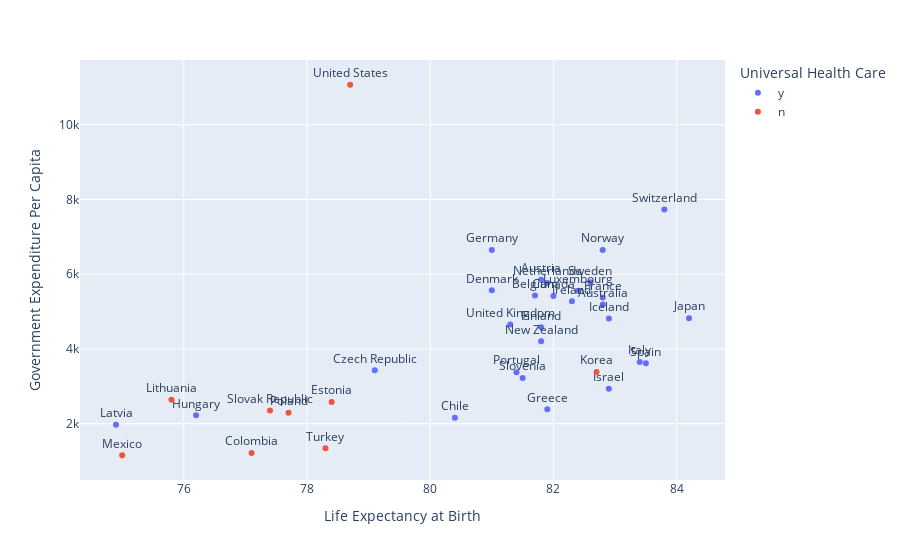

Here is the notebook cell this chart was saved with:
### Code cell
fig = px.scatter(world_data, x='Life Expectancy at Birth',
                y='Government Expenditure Per Capita', color = 'Universal Health Care', 
                 text='Country')
fig.update_traces(textposition='top center')

fig.show()

### Figure 1 — Plotly figure (JSON) as saved in the notebook; plotly's stock layout.template omitted (floating-point values rounded to 4 significant figures)
{"data": [{"hovertemplate": "Universal Health Care=y<br>Life Expectancy at Birth=%{x}<br>Government Expenditure Per Capita=%{y}<br>Country=%{text}<extra></extra>", "legendgroup": "y", "marker": {"color": "#636efa", "symbol": "circle"}, "mode": "markers+text", "name": "y", "orientation": "v", "showlegend": true, "text": ["Australia", "Austria", "Belgium", "Canada", "Chile", "Czech Republic", "Denmark", "Finland", "France", "Germany", "Greece", "Hungary", "Iceland", "Ireland", "Israel", "Italy", "Japan", "Latvia", "Luxembourg", "Netherlands", "New Zealand", "Norway", "Portugal", "Slovenia", "Spain", "Sweden", "Switzerland", "United Kingdom"], "textposition": "top center", "type": "scatter", "x": [82.8, 81.8, 81.7, 82, 80.4, 79.1, 81, 81.8, 82.8, 81, 81.9, 76.2, 82.9, 82.3, 82.9, 83.4, 84.2, 74.9, 82.4, 81.9, 81.8, 82.8, 81.4, 81.5, 83.5, 82.6, 83.8, 81.3], "xaxis": "x", "y": [5187.0, 5851.0, 5428.0, 5418.0, 2159.0, 3426.0, 5568.0, 4578.0, 5376.0, 6646.0, 2384.0, 2222.0, 4811.0, 5276.0, 2932.0, 3649.0, 4823.0, 1973.0, 5558.0, 5765.0, 4204.0, 6647.0, 3379.0, 3224.0, 3616.0, 5782.0, 7732.0, 4653.0], "yaxis": "y"}, {"hovertemplate": "Universal Health Care=n<br>Life Expectancy at Birth=%{x}<br>Government Expenditure Per Capita=%{y}<br>Country=%{text}<extra></extra>", "legendgroup": "n", "marker": {"color": "#EF553B", "symbol": "circle"}, "mode": "markers+text", "name": "n", "orientation": "v", "showlegend": true, "text": ["Colombia", "Estonia", "Korea", "Lithuania", "Mexico", "Poland", "Slovak Republic", "Turkey", "United States"], "textposition": "top center", "type": "scatter", "x": [77.1, 78.4, 82.7, 75.8, 75, 77.7, 77.4, 78.3, 78.7], "xaxis": "x", "y": [1213.0, 2579.0, 3384.0, 2638.0, 1154.0, 2292.0, 2354.0, 1340.0, 11070.0], "yaxis": "y"}], "layout": {"legend": {"title": {"text": "Universal Health Care"}, "tracegroupgap": 0}, "margin": {"t": 60}, "xaxis": {"anchor": "y", "domain": [0, 1], "title": {"text": "Life Expectancy at Birth"}}, "yaxis": {"anchor": "x", "domain": [0, 1], "title": {"text": "Government Expenditure Per Capita"}}}}
